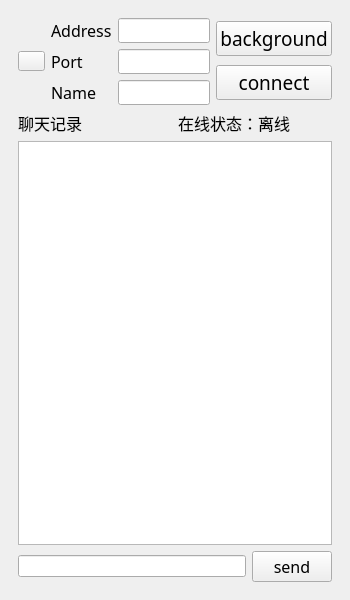
<?xml version="1.0" encoding="UTF-8"?>
<ui version="4.0">
 <class>MainWindow</class>
 <widget class="QMainWindow" name="MainWindow">
  <property name="geometry">
   <rect>
    <x>0</x>
    <y>0</y>
    <width>350</width>
    <height>600</height>
   </rect>
  </property>
  <property name="font">
   <font>
    <family>Bahnschrift Light</family>
    <pointsize>6</pointsize>
   </font>
  </property>
  <property name="windowTitle">
   <string>MainWindow</string>
  </property>
  <widget class="QWidget" name="centralwidget">
   <layout class="QVBoxLayout" name="verticalLayout_2">
    <item>
     <widget class="QWidget" name="widget" native="true">
      <layout class="QVBoxLayout" name="verticalLayout_7">
       <item>
        <layout class="QVBoxLayout" name="verticalLayout_6">
         <item>
          <layout class="QHBoxLayout" name="horizontalLayout_7">
           <item>
            <layout class="QHBoxLayout" name="horizontalLayout_3">
             <item>
              <widget class="QPushButton" name="headBtn">
               <property name="sizePolicy">
                <sizepolicy hsizetype="Minimum" vsizetype="Fixed">
                 <horstretch>0</horstretch>
                 <verstretch>0</verstretch>
                </sizepolicy>
               </property>
               <property name="text">
                <string/>
               </property>
              </widget>
             </item>
             <item>
              <layout class="QGridLayout" name="gridLayout">
               <item row="2" column="0">
                <widget class="QLabel" name="label_2">
                 <property name="font">
                  <font>
                   <family>华文隶书</family>
                   <pointsize>12</pointsize>
                  </font>
                 </property>
                 <property name="text">
                  <string>Port</string>
                 </property>
                </widget>
               </item>
               <item row="6" column="0">
                <widget class="QLabel" name="label_4">
                 <property name="font">
                  <font>
                   <family>华文隶书</family>
                   <pointsize>12</pointsize>
                  </font>
                 </property>
                 <property name="text">
                  <string>Name</string>
                 </property>
                </widget>
               </item>
               <item row="0" column="1">
                <widget class="QLineEdit" name="lineEditAddress">
                 <property name="font">
                  <font>
                   <family>华文楷体</family>
                   <pointsize>9</pointsize>
                  </font>
                 </property>
                </widget>
               </item>
               <item row="2" column="1">
                <widget class="QLineEdit" name="lineEditPort">
                 <property name="font">
                  <font>
                   <family>华文隶书</family>
                   <pointsize>9</pointsize>
                  </font>
                 </property>
                 <property name="text">
                  <string/>
                 </property>
                </widget>
               </item>
               <item row="6" column="1">
                <widget class="QLineEdit" name="lineEditName">
                 <property name="font">
                  <font>
                   <family>华文隶书</family>
                   <pointsize>9</pointsize>
                  </font>
                 </property>
                </widget>
               </item>
               <item row="0" column="0">
                <widget class="QLabel" name="label">
                 <property name="font">
                  <font>
                   <family>华文隶书</family>
                   <pointsize>12</pointsize>
                  </font>
                 </property>
                 <property name="text">
                  <string>Address</string>
                 </property>
                </widget>
               </item>
              </layout>
             </item>
            </layout>
           </item>
           <item>
            <layout class="QVBoxLayout" name="verticalLayout_3">
             <item>
              <widget class="QPushButton" name="backgroundBtn">
               <property name="font">
                <font>
                 <family>Agency FB</family>
                 <pointsize>14</pointsize>
                </font>
               </property>
               <property name="text">
                <string>background</string>
               </property>
              </widget>
             </item>
             <item>
              <widget class="QPushButton" name="connectBtn">
               <property name="font">
                <font>
                 <family>Agency FB</family>
                 <pointsize>14</pointsize>
                </font>
               </property>
               <property name="text">
                <string>connect</string>
               </property>
              </widget>
             </item>
            </layout>
           </item>
          </layout>
         </item>
         <item>
          <layout class="QVBoxLayout" name="verticalLayout">
           <item>
            <layout class="QHBoxLayout" name="horizontalLayout_2">
             <item>
              <widget class="QLabel" name="label_3">
               <property name="font">
                <font>
                 <family>华文隶书</family>
                 <pointsize>12</pointsize>
                </font>
               </property>
               <property name="text">
                <string>聊天记录</string>
               </property>
              </widget>
             </item>
             <item>
              <widget class="QLabel" name="clientState">
               <property name="font">
                <font>
                 <family>华文隶书</family>
                 <pointsize>12</pointsize>
                </font>
               </property>
               <property name="text">
                <string>在线状态：离线</string>
               </property>
              </widget>
             </item>
            </layout>
           </item>
           <item>
            <widget class="QTextEdit" name="chatRecord">
             <property name="font">
              <font>
               <family>SimSun-ExtB</family>
               <pointsize>9</pointsize>
              </font>
             </property>
            </widget>
           </item>
          </layout>
         </item>
        </layout>
       </item>
       <item>
        <layout class="QHBoxLayout" name="horizontalLayout">
         <item>
          <widget class="QLineEdit" name="lineEditSend"/>
         </item>
         <item>
          <widget class="QPushButton" name="sendBtn">
           <property name="font">
            <font>
             <family>华文隶书</family>
             <pointsize>12</pointsize>
            </font>
           </property>
           <property name="text">
            <string>send</string>
           </property>
          </widget>
         </item>
        </layout>
       </item>
      </layout>
     </widget>
    </item>
   </layout>
  </widget>
 </widget>
 <resources/>
 <connections/>
</ui>
